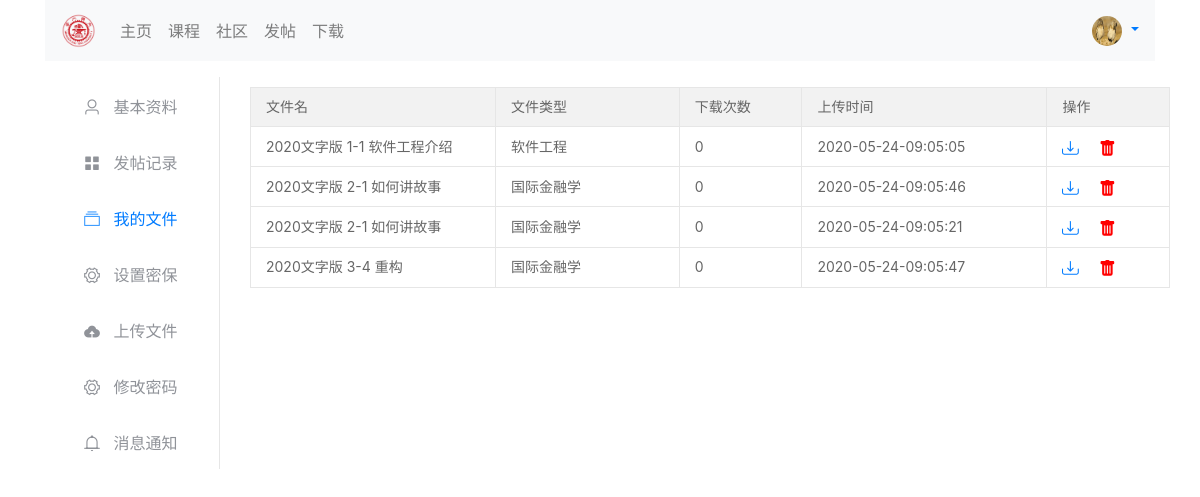
Screenshot of /user/file/ (signed in) with the database file from the repository.
### user/models.py (models this page shows, shortened)
class User(models.Model):
    user = models.OneToOneField(AuthUser, on_delete=models.CASCADE)  # 与django自带的User进行连接
    sex = models.BooleanField(default=True, blank=True, null=True)  # 性别 男 -> True
    profile = models.CharField(max_length=100, null=True, blank=True)  # 头像路径  可以为空
    academy = models.CharField(max_length=40, null=True, blank=True)  # 学院名  可以为空
    grade = models.CharField(choices=GRADES, max_length=30, default="UN", blank=True, null=True)  # 年级
    question = models.CharField(max_length=200, null=True, blank=True)  # 密保问题
    answer = models.CharField(max_length=200, null=True, blank=True)  # 答案

class Files(models.Model):
    user_id = models.IntegerField()  # 上传文件的用户
    type = models.CharField(choices=EXP_TYPE, max_length=40)  # 课程类型
    date = models.DateTimeField(default=timezone.now)  # 上传文件的时间
    download_times = models.IntegerField()  # 下载次数
    path = models.CharField(max_length=100)  # 实验数据的路径, 路径下的文件名需要进行一下处理，以免冲突
    name = models.CharField(max_length=40)  # 实验数据的名称
    desc = models.TextField(default="暂无描述")  # 文件的描述信息
    class Meta:
        ordering = ("-date",)

### user/views.py (the view)
# urls.py: path("file/", file, name='file'),  # 用户上传的文件
@login_required()
@require_http_methods(["GET", "POST"])
def file(request):
    if request.method == "POST":  # POST 代表删除文件
        file_id = request.POST.get("id")  # 获取文件的id
        if file_id:
            f = Files.objects.get(id=file_id)  # 先获取该文件
            os.remove(settings.BASE_DIR + f.path)
            f.delete()
            return JsonResponse({"status": "success"})  # 删除成功
        return JsonResponse({"status": "failed"})  # 无此id
    else:
        user_id = request.user.id
        files = Files.objects.filter(user_id=user_id)  # 获取该用户的所有文件
        if files.exists():
            per_page_num = 10  # 每一页的帖子数
            p = Paginator(files, per_page_num)  # 分页对象
            total = ceil(files.count() / per_page_num) * 10  # 总共页数， *10 是为了适应在layui中的显示(count变量)
            curr_page = 1  # 默认的时候指定的是第一页
            data = []
            if request.GET.get("page"):  # 如果url中含有参数page，那么指定其页数 (?page=num)
                curr_page = request.GET.get("page")
            page = p.page(curr_page)  # 获取当前页面的信息
            if page:
                for file in page:
                    data.append(
                        {"name": file.name, "path": file.path, "downloads": file.download_times,
                         "type": file.type,
                         "date": file.date, "id": file.id})
        else:
            data = None
            total = 0
            curr_page = 1
        return render(request, 'user/file.html', context={"files": data, "total": total, "curr_page": curr_page})

### community/templatetags/user_related.py (called while the page is built)
@register.filter(name="getProfileFromAuthId")
def get_profile_from_auth_id(value):
    try:
        return User.objects.get(user_id=value).profile
    except:
        return None

### templates/user/file.html (shortened to what this page needs)
{% extends 'user/base.html' %}
{% block detail %}
    <div style="min-height: 470px; max-height: 470px">
        {% if files %}
            <table class="layui-table ">
                <colgroup>
                    <col width="200">
                    <col width="150">
                    <col width="100">
                    <col width="200">
                    <col width="100">
                    <col>
                </colgroup>
                <thead>
                <tr style="text-align: center">
                    <th>文件名</th>
                    <th>文件类型</th>
                    <th>下载次数</th>
                    <th>上传时间</th>
                    <th>操作</th>
                </tr>
                </thead>
                <tbody>
                {% for file in files %}
                    <tr>
                        <td>{{ file.name }}</td>
                        <td>{{ file.type }}</td>
                        <td>{{ file.downloads }}</td>
                        <td>{{ file.date | date:'Y-m-d-h:m:s' }}</td>
                        <td>
                            <div class="layui-row">
                                <a style="text-decoration: none;" href="{{ file.path }}" download="{{ file.name }}"
                                   class="layui-table-link layui-inline">
                                </a> &nbsp;
                                <a style="text-decoration: none;" href="javascript:void (0);"
                                   onclick="deleteFileById({{ file.id }})"
                                   class="layui-table-link layui-inline">
                                </a></div>
                        </td>
                    </tr>
                {% endfor %}
                </tbody>
            </table>
        {% endif %}
    </div>
{% endblock %}

### templates/base.html (shortened to what this page needs)
<!DOCTYPE html>
<html lang="en">
<head>
    {% load static %}
    <link rel="stylesheet" href="{% static 'layui/css/layui.css' %}">
    <link rel="stylesheet" href="{% static 'css/bootstrap.min.css' %}">
    {% block forward_dependecies %}{% endblock %}
</head>
<body>
<div class="container">
    <nav class="navbar navbar-expand-sm navbar-light bg-light">
        <a class="navbar-brand mr-2" href="/">
            <img class="rounded-circle mr-2" style="height: 35px" src="{% static 'images/sjtu.png' %}"
                 alt="navbar-brand"/>
        </a>
        <div class="collapse navbar-collapse">
            <ul class="navbar-nav mr-auto">
                <li class="nav-item">
                    {% if request.path == '/' %}
                        <a class="nav-link active" style="color: #007fff;" href="{% url 'home:index' %}">主页</a>
                    {% else %}
                        <a class="nav-link" href="{% url 'home:index' %}">主页</a>
                    {% endif %}
                </li>
                <li class="nav-item">
                    {% if request.path == '/course/' %}
                        <a class="nav-link active" style="color: #007fff;" href="{% url 'course:index' %}">课程</a>
                    {% else %}
                        <a class="nav-link" href="{% url 'course:index' %}">课程</a>
                    {% endif %}
                </li>
                <li class="nav-item">
                    {% if request.path == '/community/' %}
                        <a class="nav-link active" style="color: #007fff;" href="{% url 'community:index' %}">社区</a>
                    {% else %}
                        <a class="nav-link" href="{% url 'community:index' %}">社区</a>
                    {% endif %}
                </li>
                <li class="nav-item">
                    {% if request.path == '/post/' %}
                        <a class="nav-link active" style="color: #007fff;" href="{% url 'post:index' %}">发帖</a>
                    {% else %}
                        <a class="nav-link" href="{% url 'post:index' %}">发帖</a>
                    {% endif %}
                </li>
                <li class="nav-item">
                    {% if request.path == '/download/' %}
                        <a class="nav-link active" style="color: #007fff;" href="/download">下载</a>
                    {% else %}
                        <a class="nav-link" href="/download/">下载</a>
                    {% endif %}
                </li>
            </ul>
            {% if request.user.is_authenticated %}
                <div class="form-inline">
                    <div class="nav-item dropdown">
                        <a class="nav-link dropdown-toggle ml-0 p-0 m-0" href="javascript:void(0);"
                           data-toggle="dropdown"
                           aria-haspopup="true"
                           aria-expanded="false">
                            {% load user_related %}
                            {% if request.user.id|getProfileFromAuthId %}
                                <img class="rounded-circle " style="width: 30px;height:30px"
                                     src="{{ request.user.id|getProfileFromAuthId }}" alt="profile"
                                     title="{{ request.user.username }}"/>
                            {% endif %}
                        </a>
                    </div>
                </div>
            {% else %}
                <a class="nav-link nav-item mr-2 p-0" href="{% url 'user:login' %}">登录</a>
                <a class="nav-link nav-item mr-2 p-0" href="{% url 'user:signup' %}">注册</a>
            {% endif %}
        </div>
    </nav>
    {% block content %}{% endblock %}
</div>
</body>
</html>

### static/layui/css/layui.css (style rules this page uses)
.layui-inline,img { display:inline-block;vertical-align:middle }
.layui-edge,.layui-header,.layui-inline,.layui-main { position:relative }
.layui-btn,.layui-edge,.layui-inline,img { vertical-align:middle }
blockquote,body,button,dd,div,dl,dt,form,h1,h2,h3,h4,h5,h6,input,li,ol,p,pre,td,textarea,th,ul { margin:0;padding:0;-webkit-tap-highlight-color:rgba(0,0,0,0) }
img { border:none }
li { list-style:none }
table { border-collapse:collapse;border-spacing:0 }
body { line-height:24px;font:14px Helvetica Neue,Helvetica,PingFang SC,Tahoma,Arial,sans-serif }
a { color:#333;text-decoration:none }
.layui-inline { *display:inline;*zoom:1 }
.layui-row:after,.layui-row:before { content:'';display:block;clear:both }
.layui-table,.layui-table-view { margin:10px 0 }
.layui-table { width:100%;background-color:#fff;color:#666 }
.layui-table tr { transition:all .3s;-webkit-transition:all .3s }
.layui-table th { text-align:left;font-weight:400 }
.layui-table tbody tr:hover,.layui-table thead tr,.layui-table-click,.layui-table-header,.layui-table-hover,.layui-table-mend,.layui-table-patch,.layui-table-tool,.layui-table-total,.layui-table-total tr,.layui-table[lay-even] tr:nth-child(even) { background-color:#f2f2f2 }
.layui-table td,.layui-table th,.layui-table-col-set,.layui-table-fixed-r,.layui-table-grid-down,.layui-table-header,.layui-table-page,.layui-table-tips-main,.layui-table-tool,.layui-table-total,.layui-table-view,.layui-table[lay-skin=line],.layui-table[lay-skin=row] { border-width:1px;border-style:solid;border-color:#e6e6e6 }
.layui-table td,.layui-table th { position:relative;padding:9px 15px;min-height:20px;line-height:20px;font-size:14px }

### templates/base.html (style rules this page uses)
body .container { min-width: 1140px; }
a { text-decoration: none; }

### rows the page displays
Files: name "2020文字版 1-1 软件工程介绍", type "软件工程", date "2020-05-24-09:05:05"
Files: name "2020文字版 2-1 如何讲故事", type "国际金融学", date "2020-05-24-09:05:46"
Files: name "2020文字版 2-1 如何讲故事", type "国际金融学", date "2020-05-24-09:05:21"
Files: name "2020文字版 3-4 重构", type "国际金融学", date "2020-05-24-09:05:47"

### other values shown
{{ file.downloads }} "0" "0" "0" "0"
